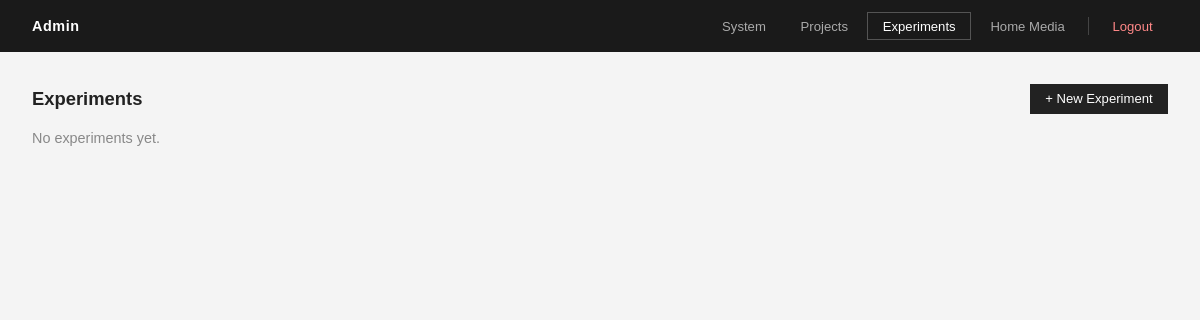
The page /admin/dashboard.php?tab=experiments (signed in) on the database as committed earlier.
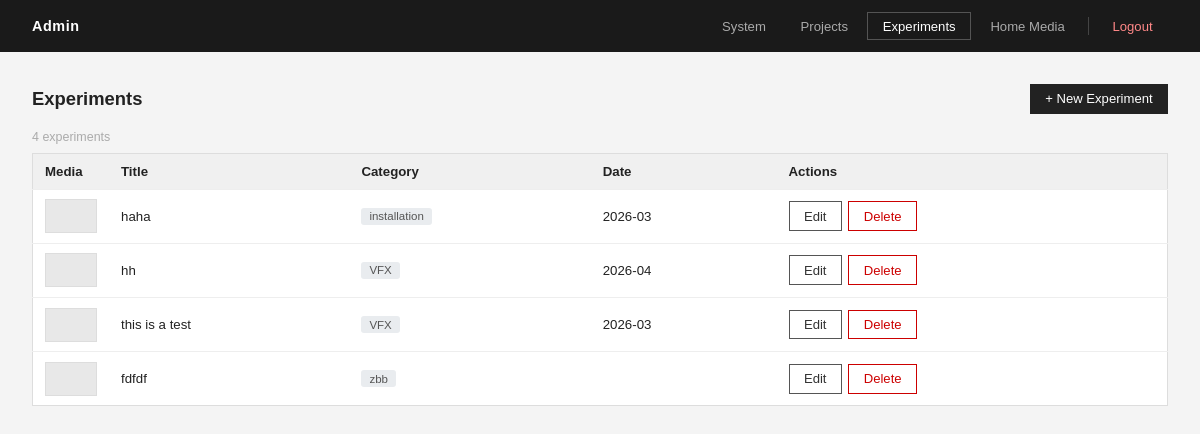
The same page on the database as committed later.
### tables this page shows
CREATE TABLE experiments (
            id         INTEGER PRIMARY KEY AUTOINCREMENT,
            title      TEXT    NOT NULL,
            category   TEXT,
            date       TEXT,
            sort_order INTEGER DEFAULT 0,
            created_at TEXT,
            updated_at TEXT
        , description TEXT, video_url TEXT);

### src/experiment-model.php (called while the page is built, shortened)
<?php
function get_all_experiments(): array {
    $db = get_db();
    return $db->query("SELECT * FROM experiments ORDER BY category COLLATE NOCASE ASC, date DESC")
              ->fetchAll(PDO::FETCH_ASSOC);
}

### public/admin/dashboard.php (the view, shortened to what the changed rows need)
<?php
require_once __DIR__ . '/../../src/experiment-model.php';
$tab = $_GET['tab'] ?? 'system';
$required_columns = [
    'year'         => 'TEXT',
    'subtitle'     => 'TEXT',
    'category'     => 'TEXT',
    'skillset'     => 'TEXT',
    'material'     => 'TEXT',
    'exhibition'   => 'TEXT',
    'location'     => 'TEXT',
    'sections'     => 'TEXT',
    'cover_image'  => 'TEXT',
    'video_url'    => 'TEXT',
    'is_published' => 'INTEGER DEFAULT 1',
    'created_at'   => 'TEXT',
    'updated_at'   => 'TEXT',
    'edit_count'   => 'INTEGER DEFAULT 0',
    'sort_order'   => 'INTEGER DEFAULT 0',
];
$migration_results = [];
$migration_ran     = false;
$db_path      = get_db_path();
$db_dir       = dirname($db_path);
$db_exists    = file_exists($db_path);
$db_readable  = $db_exists && is_readable($db_path);
$db_writable  = $db_exists && is_writable($db_path);
$dir_writable = is_writable($db_dir);
$write_test_ok  = false;
$write_test_err = '';
$tmp = $db_dir . '/_write_test_' . time() . '.tmp';
try {
    $r = file_put_contents($tmp, 'test');
    if ($r !== false) { $write_test_ok = true; unlink($tmp); }
    else { $write_test_err = 'file_put_contents returned false'; }
} catch (Throwable $e) { $write_test_err = $e->getMessage(); }
$sqlite_write_ok  = false;
$sqlite_write_err = '';
if ($db_exists) {
    try {
        $sqlite_write_ok = true;
    } catch (Throwable $e) { $sqlite_write_err = $e->getMessage(); }
}
$col_names = [];
if ($db_exists) {
    try {
        $db = get_db();
        $all_columns = $db->query("PRAGMA table_info(projects)")->fetchAll(PDO::FETCH_ASSOC);
        $col_names   = array_column($all_columns, 'name');
    } catch (Throwable $e) {}
}
$needs_migration = !empty(array_diff(array_keys($required_columns), $col_names));
$sys_healthy = $db_exists && $db_readable && $db_writable && $dir_writable && $sqlite_write_ok && !$needs_migration;
$all_experiments = ($tab === 'experiments') ? get_all_experiments() : [];
?>
<!DOCTYPE html>
<html lang="en">
<head>
</head>
<body>
<div class="page">
<?php  if ($tab === 'system'): ?>
<div class="status-bar">
    <div class="dot <?= $sys_healthy ? 'dot-ok' : ($needs_migration ? 'dot-warn' : 'dot-err') ?>"></div>
    <span style="font-size:0.9rem">
        <?php if ($sys_healthy): ?>
            <span class="ok">All systems operational</span>
        <?php elseif (!$sqlite_write_ok): ?>
            <span class="err">Database is read-only — create, edit, delete will fail</span>
        <?php elseif ($needs_migration): ?>
            <span class="warn">Schema out of date — run migration below</span>
        <?php else: ?>
            <span class="err">Issues detected — see details below</span>
        <?php endif; ?>
    </span>
</div>
<div class="sys-grid">
    <div class="sys-card">
        <h2>Database</h2>
        <div class="sys-row"><span class="sys-key">Path</span><span style="font-size:0.75rem;color:#888;word-break:break-all;text-align:right;max-width:240px"><?= htmlspecialchars(basename($db_path)) ?></span></div>
        <div class="sys-row"><span class="sys-key">Exists</span>   <span><?= $db_exists   ? '<span class="ok">YES</span>' : '<span class="err">NO</span>' ?></span></div>
        <div class="sys-row"><span class="sys-key">Readable</span> <span><?= $db_readable  ? '<span class="ok">YES</span>' : '<span class="err">NO</span>' ?></span></div>
        <div class="sys-row"><span class="sys-key">Writable</span> <span><?= $db_writable  ? '<span class="ok">YES</span>' : '<span class="err">NO</span>' ?></span></div>
        <div class="sys-row"><span class="sys-key">Dir writable</span><span><?= $dir_writable ? '<span class="ok">YES</span>' : '<span class="err">NO</span>' ?></span></div>
    </div>
    <div class="sys-card">
        <h2>Write Tests</h2>
        <div class="sys-row">
            <span class="sys-key">Directory write</span>
            <span><?= $write_test_ok   ? '<span class="ok">PASSED</span>' : '<span class="err">FAILED</span>' ?></span>
        </div>
        <div class="sys-row">
            <span class="sys-key">SQLite write</span>
            <span><?= $sqlite_write_ok ? '<span class="ok">PASSED</span>' : '<span class="err">FAILED</span>' ?></span>
        </div>
        <?php if (!$write_test_ok):    ?><div class="sys-row"><span class="sys-key" style="color:#c00">Error</span><span style="font-size:0.75rem;color:#c00"><?= htmlspecialchars($write_test_err)   ?></span></div><?php endif; ?>
        <?php if (!$sqlite_write_ok):  ?><div class="sys-row"><span class="sys-key" style="color:#c00">Error</span><span style="font-size:0.75rem;color:#c00"><?= htmlspecialchars($sqlite_write_err) ?></span></div><?php endif; ?>
    </div>
    <div class="sys-card" style="grid-column: 1 / -1">
        <h2>Schema — projects table (<?= count($col_names) ?> columns present)</h2>
        <table class="col-table">
            <tr>
                <?php
                $chunks = array_chunk(array_keys($required_columns), (int)ceil(count($required_columns)/2));
                foreach ($chunks as $chunk): ?>
                <td style="vertical-align:top;width:50%;padding-right:1rem">
                    <?php foreach ($chunk as $col): ?>
                    <div class="sys-row">
                        <span class="sys-key"><?= htmlspecialchars($col) ?></span>
                        <?php if (in_array($col, $col_names, true)): ?>
                            <span class="col-ok">present</span>
                        <?php else: ?>
                            <span class="col-missing">MISSING</span>
                        <?php endif; ?>
                    </div>
                    <?php endforeach; ?>
                </td>
                <?php endforeach; ?>
            </tr>
        </table>
    </div>
</div>
<div class="sys-migrate-card">
    <h2 style="font-size:0.7rem;text-transform:uppercase;letter-spacing:.08em;color:#888;margin-bottom:0.9rem;padding-bottom:0.4rem;border-bottom:1px solid #eee">Schema Migration</h2>
    <?php if ($migration_ran): ?>
    <table class="col-table" style="margin-bottom:1rem">
        <?php foreach ($migration_results as $r): ?>
        <tr>
            <td style="width:60px">
                <?php if ($r['status']==='added'): ?><span class="m-added">added</span>
                <?php elseif ($r['status']==='skip'): ?><span class="m-skip">skip</span>
                <?php else: ?><span class="m-error">error</span><?php endif; ?>
            </td>
            <td><?= htmlspecialchars($r['col']) ?> <span style="color:#bbb;font-size:0.75rem">(<?= htmlspecialchars($r['def']) ?>)</span></td>
        </tr>
        <?php endforeach; ?>
    </table>
    <?php endif; ?>
    <form method="POST">
        <input type="hidden" name="action" value="migrate">
        <button type="submit" class="migrate-btn">Run Migration</button>
    </form>
</div>
<?php  elseif ($tab === 'experiments'): ?>
<div class="section-head">
    <h1>Experiments</h1>
    <div class="section-head-right">
    </div>
</div>
<?php if (empty($all_experiments)): ?>
    <p style="color:#888;font-size:0.9rem">No experiments yet.</p>
<?php else: ?>
    <p style="font-size:0.78rem;color:#aaa;margin-bottom:0.6rem"><?= count($all_experiments) ?> experiments</p>
    <table>
        <thead>
            <tr>
                <th style="width:64px">Media</th>
                <th>Title</th>
                <th>Category</th>
                <th>Date</th>
                <th>Actions</th>
            </tr>
        </thead>
        <tbody>
            <?php foreach ($all_experiments as $e):
                $thumb = null;
            ?>
            <tr>
                <td>
                    <?php if ($thumb): ?>
                        <img class="thumb" src="<?= htmlspecialchars($thumb['url']) ?>" alt="">
                    <?php else: ?>
                        <div class="thumb-placeholder"></div>
                    <?php endif; ?>
                </td>
                <td><?= htmlspecialchars($e['title']) ?></td>
                <td><span class="cat-badge"><?= htmlspecialchars($e['category'] ?? '—') ?></span></td>
                <td><?= htmlspecialchars($e['date'] ?? '—') ?></td>
                <td>
                    <div class="actions">
                        <a href="/admin/experiment-edit.php?id=<?= (int)$e['id'] ?>" class="btn">Edit</a>
                        <a href="/admin/experiment-delete.php?id=<?= (int)$e['id'] ?>" class="btn btn-danger">Delete</a>
                    </div>
                </td>
            </tr>
            <?php endforeach; ?>
        </tbody>
    </table>
<?php endif; ?>
<?php endif; ?>
</div>
</body>
</html>

Rows that differ between the two databases and show on the page:
added experiments: title "haha", category "installation", date "2026-03"
added experiments: title "hh", category "VFX", date "2026-04"
added experiments: title "this is a test", category "VFX", date "2026-03"
added experiments: title "fdfdf", category "zbb"
Other text that changed with them:
count($all_experiments): (not shown) → "4"
text no longer shown: "No experiments yet."
text now shown: "experiments Media Title Category Date Actions"
